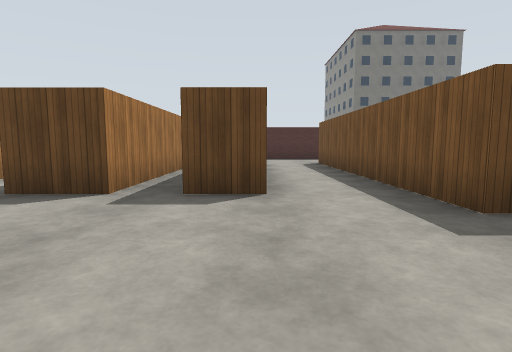
[1] (above)

16 first-person views from a walk through a world built for the Gazebo simulator. The camera is 1.2 m above the floor, tilts 6° down and sees 80° across. The floor is counted in squares, 2 m on a side. Each view is taken from the middle of a square. On the plan, view 1 faces up. The plan holds only what a view shows up to about 9 squares ahead; the rest is blank. The place goes on beyond the plan. Simple patterns stand in for the simulator's built-in surfaces. Some stock models are drawn as simple stand-ins.

[2]
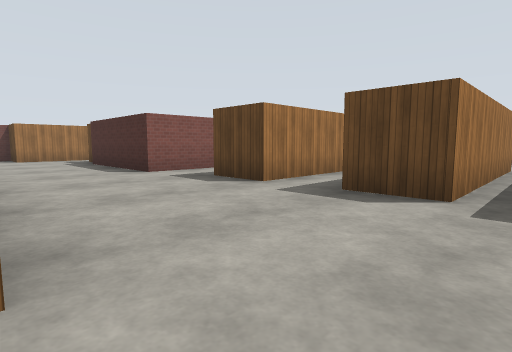

[3]
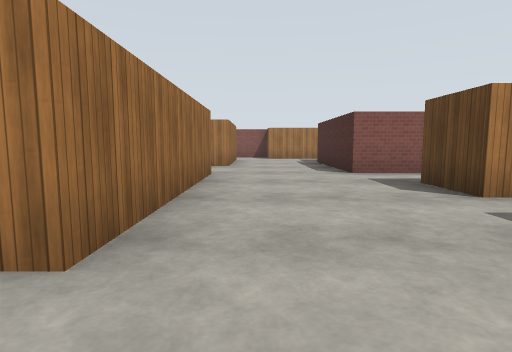

[4]
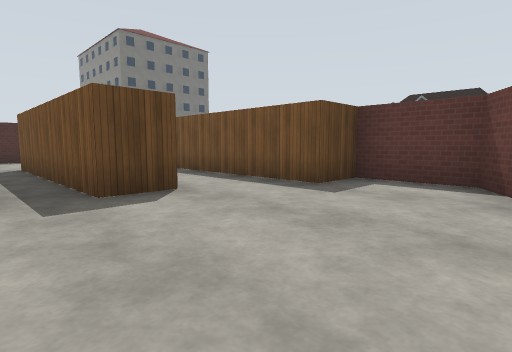

[5]
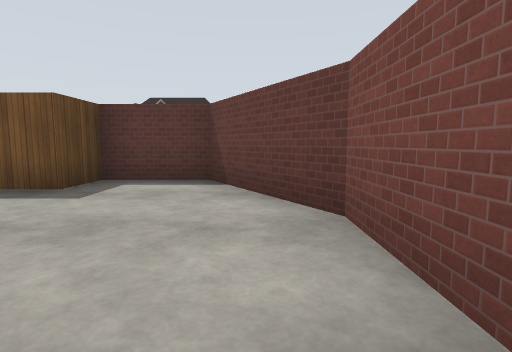

[6]
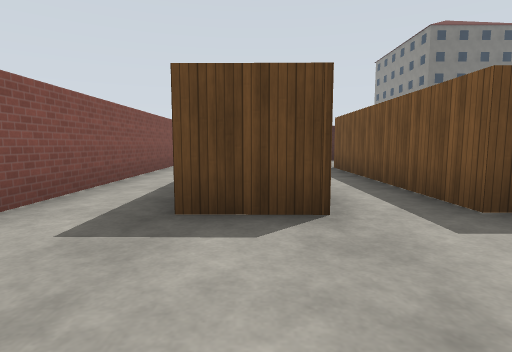

[7]
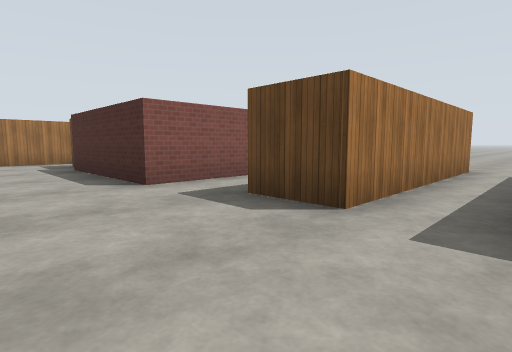

[8]
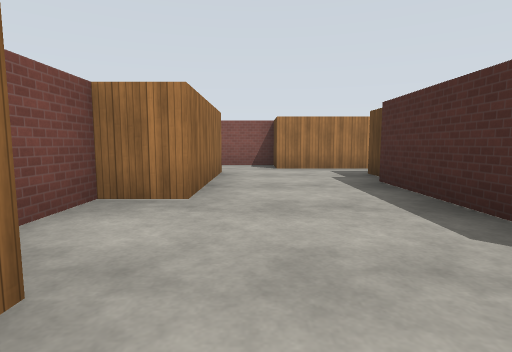

[9]
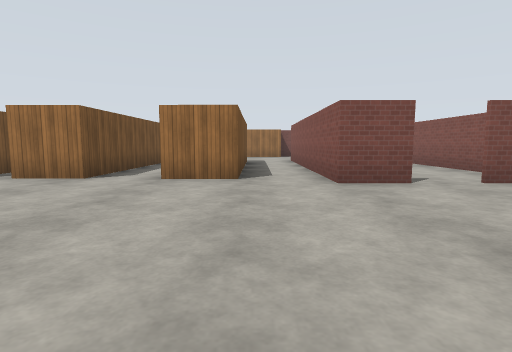

[10]
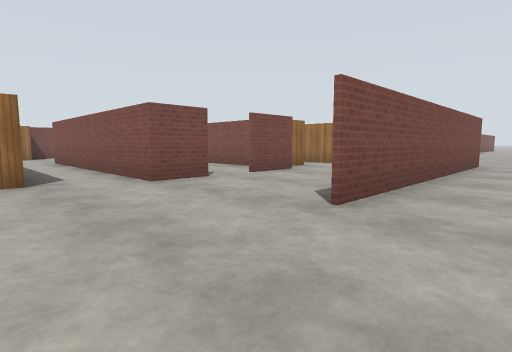

[11]
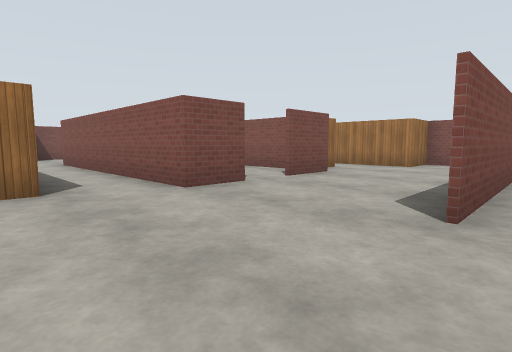

[12]
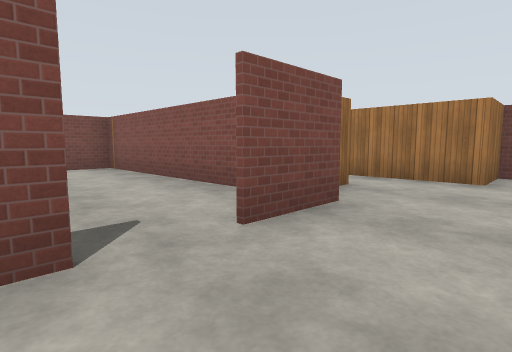

[13]
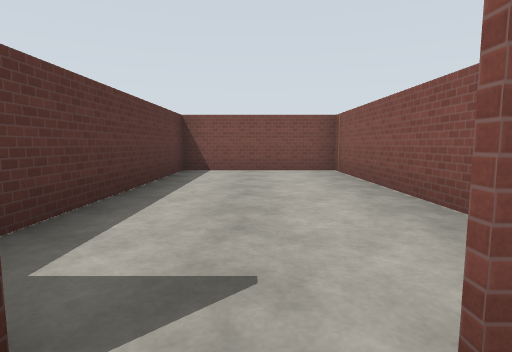

[14]
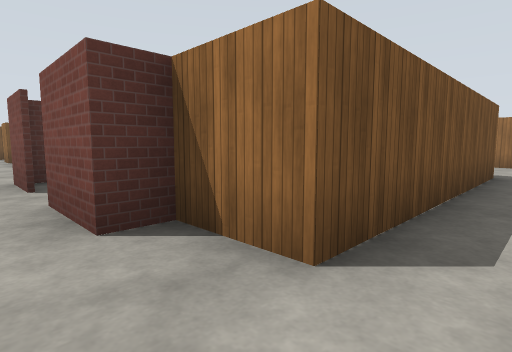

[15]
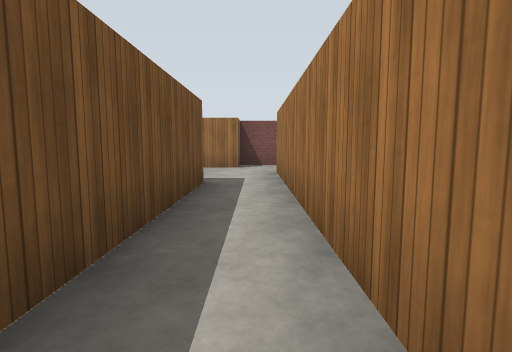

[16]
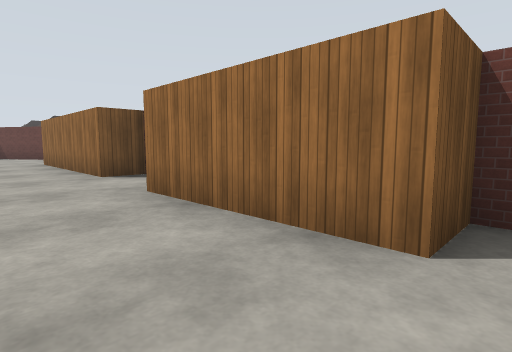

### Floor plan
Points are (right, up) in squares from view 1. A wall is a line through its corners. A room is listed if a view was taken in it or the views show most of it. See-through windows are left out.
Room 1 (views 1, 2, 3, 4, 5, 6, 7, 8, 15, 16)
walls: (-5.7, 5.1) (-5.7, 8.8); (0.2, 3.6) (-0.9, 3.6) (-0.9, 8.7); (-1.2, -0.7) (0.5, -0.7) (3.1, 0.8) (3.1, 2.6) (2, 2.6) (2, 9); (-4.4, 8.8) (-4.4, 3.6) (-5.8, 3.6); (-7.3, 8.4) (-7.3, 3) (-11, 3); (-11.5, 3.3) (-12.2, 3.3) (-12.2, 8.8); (-1.8, 8.8) (-1.8, 3.6) (-3, 3.6) (-3, 8.8); (-13.6, -0.7) (-12.5, -0.7) (-12.5, 0.3) (-9.3, 0.3) (-9.3, -0.7) (-7.1, -0.7) (-7.1, 0.1) (-2.4, 0.1); (-13.4, 8.6) (-13.4, 1.5) (-14.7, 1.5) (-14.7, 0)
ways out: opening at (-2.5, 9) to room 2; opening at (-13, 9) to room 3
Room 2 (views 9, 10, 11)
walls: (-3, 8.8) (-1.8, 8.8); (-5.7, 8.8) (-4.4, 8.8); (-7.3, 9.4) (-7.3, 8.4); (-14.9, 12.5) (-7.6, 12.5)
ways out: opening at (-2.5, 9) to room 1; opening at (-8, 10.5) to room 3
Room 3 (views 12, 13, 14)
walls: (-12.2, 8.8) (-10.9, 8.8) (-10.9, 9.4) (-9.5, 9.4); (-8.5, 9.4) (-7.3, 9.4); (-14.7, 10.9) (-14.7, 10.3) (-13.4, 10.3) (-13.4, 8.6)
ways out: opening at (-13, 9) to room 1; opening at (-8, 10.5) to room 2; opening at (-9, 9) to room 4
Room 4 (no view inside)
walls: (-10.8, 8.3) (-10.8, 3.1) (-7.3, 3.1) (-7.3, 9.1)
ways out: opening at (-9, 9) to room 3

Positions as (right, up) in squares from view 1, and headings:
1: (0, 0), facing up
2: (-1, 0), facing up-left
3: (-1, 1), facing left
4: (-2, 0), facing up-right
5: (-2, 0), facing right
6: (-5, 1), facing up
7: (-3, 1), facing up-left
8: (-6, 1), facing left
9: (-6, 14), facing down
10: (-5, 14), facing down-left
11: (-5, 13), facing down-left
12: (-8, 11), facing down-left
13: (-9, 10), facing down
14: (-13, 10), facing down-right
15: (-13, 8), facing down
16: (-13, 2), facing down-right
